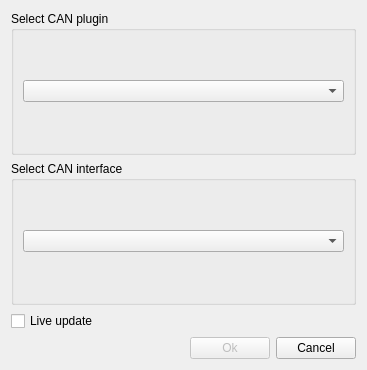
<?xml version="1.0" encoding="UTF-8"?>
<ui version="4.0">
 <class>CaptureDialog</class>
 <widget class="QDialog" name="CaptureDialog">
  <property name="geometry">
   <rect>
    <x>0</x>
    <y>0</y>
    <width>367</width>
    <height>370</height>
   </rect>
  </property>
  <property name="windowTitle">
   <string>Capture</string>
  </property>
  <layout class="QVBoxLayout" name="verticalLayout">
   <item>
    <widget class="QGroupBox" name="groupSelectPlugin">
     <property name="title">
      <string>Select CAN plugin</string>
     </property>
     <layout class="QGridLayout" name="gridLayout">
      <item row="0" column="0">
       <widget class="QComboBox" name="selectPlugin"/>
      </item>
     </layout>
    </widget>
   </item>
   <item>
    <widget class="QGroupBox" name="groupSelectInterface">
     <property name="title">
      <string>Select CAN interface</string>
     </property>
     <layout class="QGridLayout" name="gridLayout_2">
      <item row="0" column="0">
       <widget class="QComboBox" name="selectInterface"/>
      </item>
     </layout>
    </widget>
   </item>
   <item>
    <widget class="QCheckBox" name="checkLive">
     <property name="text">
      <string>Live update</string>
     </property>
    </widget>
   </item>
   <item>
    <layout class="QHBoxLayout" name="horizontalLayout">
     <item>
      <spacer name="horizontalSpacer">
       <property name="orientation">
        <enum>Qt::Horizontal</enum>
       </property>
       <property name="sizeHint" stdset="0">
        <size>
         <width>40</width>
         <height>20</height>
        </size>
       </property>
      </spacer>
     </item>
     <item>
      <widget class="QPushButton" name="btnOk">
       <property name="enabled">
        <bool>false</bool>
       </property>
       <property name="text">
        <string>Ok</string>
       </property>
       <property name="autoDefault">
        <bool>false</bool>
       </property>
       <property name="default">
        <bool>true</bool>
       </property>
      </widget>
     </item>
     <item>
      <widget class="QPushButton" name="btnCancel">
       <property name="text">
        <string>Cancel</string>
       </property>
      </widget>
     </item>
    </layout>
   </item>
  </layout>
 </widget>
 <resources/>
 <connections/>
</ui>
